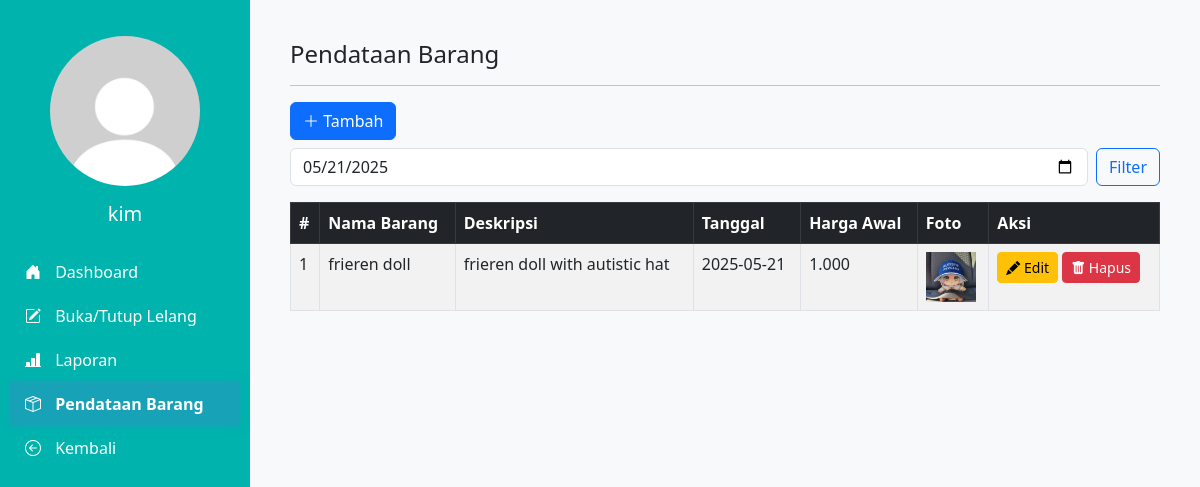
/admin/pendataanbarang.php?tanggal=2025-05-21 (signed in), run on an earlier commit of the app's database.
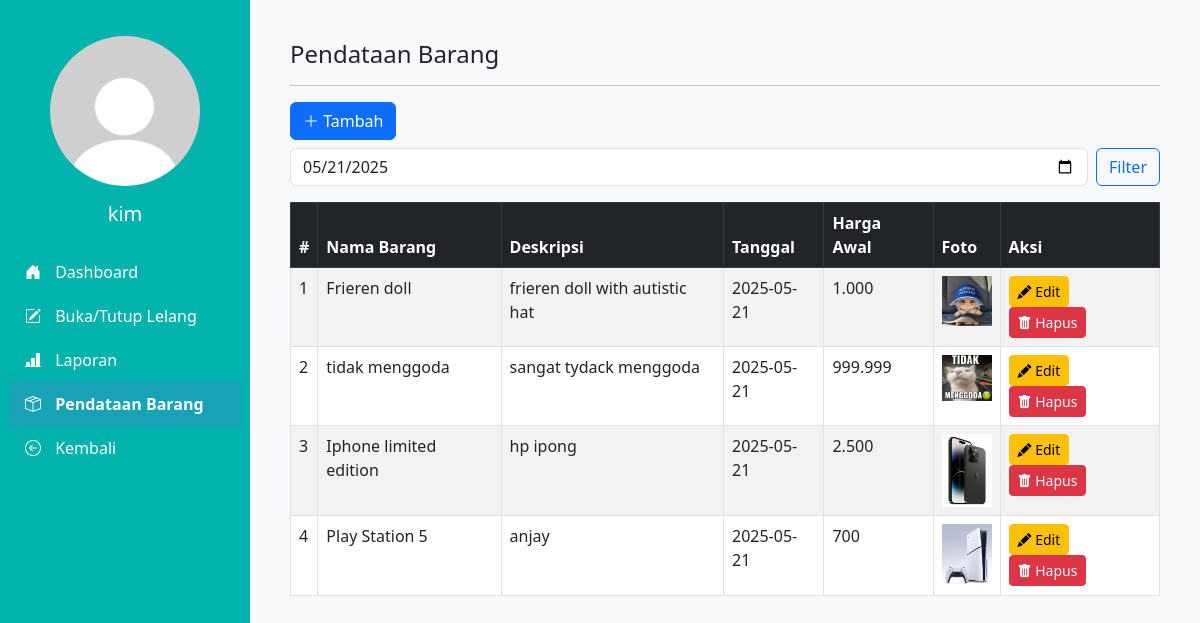
And on a later commit of the database.
### tables this page shows
CREATE TABLE `tb_barang` (
  `id_barang` int(11) NOT NULL,
  `nama_barang` varchar(25) DEFAULT NULL,
  `tgl` date DEFAULT NULL,
  `harga_awal` int(20) DEFAULT NULL,
  `deskripsi_barang` varchar(100) DEFAULT NULL,
  `foto` varchar(255) DEFAULT NULL
);

### admin/pendataanbarang.php (the view, shortened to what this page needs)
<?php
include 'koneksi.php';
$where = "";
if (isset($_GET['tanggal']) && $_GET['tanggal'] != "") {
    $tanggal = $_GET['tanggal'];
    $where = "WHERE tgl = '$tanggal'";
}
$query = mysqli_query($conn, "SELECT id_barang, nama_barang, deskripsi_barang, tgl, harga_awal, foto FROM tb_barang $where");
?>
<!DOCTYPE html>
<html lang="id">
<head>
  <link href="https://cdn.jsdelivr.net/npm/bootstrap@5.3.0/dist/css/bootstrap.min.css" rel="stylesheet" />
  <link href="https://cdn.jsdelivr.net/npm/bootstrap-icons@1.10.5/font/bootstrap-icons.css" rel="stylesheet"/>
</head>
<body>
  <div class="sidebar position-fixed">
    <div class="text-center mb-4">
      <img class="profile-pic" src="../img/1.jpg">
      <h5><?php echo isset($_SESSION['username']) ? htmlspecialchars($_SESSION['username']) : 'Admin'; ?></h5>
    </div>
    <nav>
  <a href="dashboard.php" class="<?= basename($_SERVER['PHP_SELF']) == 'dashboard.php' ? 'active' : '' ?>">
    <i class="bi bi-house-door-fill"></i> Dashboard
  </a>
  <a href="bukatutup.php" class="<?= basename($_SERVER['PHP_SELF']) == 'bukatutup.php' ? 'active' : '' ?>">
    <i class="bi bi-pencil-square"></i> Buka/Tutup Lelang
  </a>
  <a href="laporan.php" class="<?= basename($_SERVER['PHP_SELF']) == 'laporan.php' ? 'active' : '' ?>">
    <i class="bi bi-bar-chart-line-fill"></i> Laporan
  </a>
  <a href="pendataanbarang.php" class="<?= basename($_SERVER['PHP_SELF']) == 'pendataanbarang.php' ? 'active' : '' ?>">
    <i class="bi bi-box-seam"></i> Pendataan Barang
  </a>
  <a href="../index.php">
    <i class="bi bi-arrow-left-circle"></i> Kembali
  </a>
</nav>
  </div>
  <div class="main-content">
    <div class="mb-3">
      <h4>Pendataan Barang</h4>
    </div>
    <hr>
    <div class="mb-3">
      <a href="tambahbarang.php" class="btn btn-primary mb-2">
        <i class="bi bi-plus-lg"></i> Tambah
      </a>
      <form method="GET" class="d-flex align-items-center gap-2">
        <input type="date" name="tanggal" class="form-control" value="<?php echo isset($_GET['tanggal']) ? htmlspecialchars($_GET['tanggal']) : ''; ?>">
        <button type="submit" class="btn btn-outline-primary">Filter</button>
      </form>
    </div>
    <div class="table-responsive">
      <table class="table table-bordered table-striped">
        <thead class="table-dark">
          <tr>
            <th>#</th>
            <th>Nama Barang</th>
            <th>Deskripsi</th>
            <th>Tanggal</th>
            <th>Harga Awal</th>
            <th>Foto</th>
            <th>Aksi</th>
          </tr>
        </thead>
        <tbody>
          <?php
          $no = 1;
          while ($row = mysqli_fetch_assoc($query)): ?>
          <tr>
            <td><?php echo $no++; ?></td>
            <td><?php echo htmlspecialchars($row['nama_barang']); ?></td>
            <td><?php echo htmlspecialchars($row['deskripsi_barang']); ?></td>
            <td><?php echo htmlspecialchars($row['tgl']); ?></td>
            <td><?php echo htmlspecialchars(number_format($row['harga_awal'], 0, ',', '.')); ?></td>
            <td>
              <?php if (!empty($row['foto'])): ?>
                <img src="upload/<?php echo htmlspecialchars($row['foto']); ?>" alt="Foto Barang" width="50">
              <?php else: ?>
                <span class="text-muted">Tidak ada foto</span>
              <?php endif; ?>
            </td>
            <td>
              <a href="editbarang.php?id=<?php echo urlencode($row['id_barang']); ?>" class="btn btn-warning btn-sm">
                <i class="bi bi-pencil-fill"></i> Edit
              </a>
              <a href="hapusbarang.php?id=<?php echo urlencode($row['id_barang']); ?>" class="btn btn-danger btn-sm" onclick="return confirm('Yakin ingin menghapus barang ini?')">
                <i class="bi bi-trash-fill"></i> Hapus
              </a>
            </td>
          </tr>
          <?php endwhile; ?>
        </tbody>
      </table>
    </div>
  </div>
</body>
</html>

What changed in the data, as far as the page shows it:
changed tb_barang "frieren doll with autistic hat": nama_barang "frieren doll" → "Frieren doll"
added tb_barang: nama_barang "tidak menggoda", deskripsi_barang "sangat tydack menggoda", tgl "2025-05-21", harga_awal "999.999", foto (picture)
added tb_barang: nama_barang "Iphone limited edition", deskripsi_barang "hp ipong", tgl "2025-05-21", harga_awal "2.500", foto (picture)
added tb_barang: nama_barang "Play Station 5", deskripsi_barang "anjay", tgl "2025-05-21", harga_awal "700", foto (picture)
